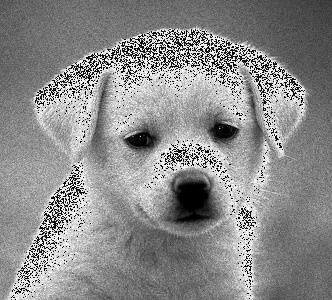
#> input picture images/speckle_noise.jpg, 332 x 300 px
$ python denoise_images.py
#> lines starting #> are read from the running program, lines starting #| are printed output that depends on the picture
import numpy as np
import pywt
import cv2

def madev(d, axis=None):
    """ Mean absolute deviation of a signal """
    return np.mean(np.absolute(d - np.mean(d, axis)), axis)

def wavelet_denoising(image, wavelet='db4', level=5):
    coeffs = pywt.wavedec2(image, wavelet, mode='per', level=level)
    sigma = (1/0.6745) * madev(coeffs[-1][0])
    uthresh = sigma * np.sqrt(2 * np.log(image.size))

    # sigma = (1/0.6745) * madev(coeffs[-1][-1])  # Use the detail coefficients for estimation
    # uthresh = sigma * np.sqrt(2 * np.log(np.product(image.shape)))

    new_coeffs = [coeffs[0]] + [tuple(pywt.threshold(detail, value=uthresh, mode='hard') for detail in level) for level in coeffs[1:]]
    denoised_image = pywt.waverec2(new_coeffs, wavelet, mode='per')
    return denoised_image #np.clip(denoised_image, 0, 255).astype('uint8')

def gaussian_denoise(image, kernel_size=5, sigma=1.5):
    # Apply Gaussian blur to the image
    denoised_image = cv2.GaussianBlur(image, (kernel_size, kernel_size), sigma)
    return denoised_image

noisy_image = cv2.imread('images/speckle_noise.jpg', cv2.IMREAD_GRAYSCALE)
#> noisy_image is the input picture: shape (300, 332); min 0, max 255, mean 139
denoised_image_wavelet = wavelet_denoising(noisy_image)
#> in wavelet_denoising, `coeffs = pywt.wavedec2(image, wavelet, mode='per', level=level)`: coeffs = 6 items
#> in wavelet_denoising, `sigma = (1/0.6745) * madev(coeffs[-1][0])`: sigma = 38.08
#> in wavelet_denoising, `uthresh = sigma * np.sqrt(2 * np.log(image.size))`: uthresh = 182.7
#> in wavelet_denoising, `new_coeffs = [coeffs[0]] + [tuple(pywt.threshold(detail, value=uthresh..`: new_coeffs = 6 items
#> in wavelet_denoising, `denoised_image = pywt.waverec2(new_coeffs, wavelet, mode='per')`:
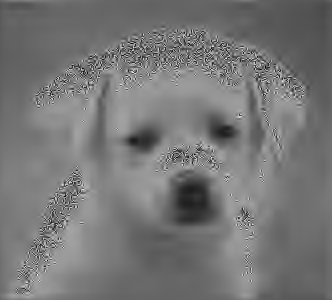
#> denoised_image: shape (300, 332) float64; min -74.36, max 384, mean 139.1; drawn with min black and max white
cv2.imwrite('denoised_images/speckle_noise_wavelet_denoise.jpg', denoised_image_wavelet)
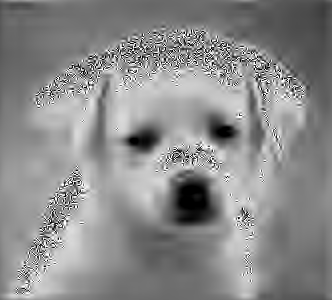
#> saved as speckle_noise_wavelet_denoise.jpg: shape (300, 332); min 0, max 255, mean 139
denoised_image_gaussian = gaussian_denoise(noisy_image)
#> in gaussian_denoise, `denoised_image = cv2.GaussianBlur(image, (kernel_size, kernel_size), s..`:
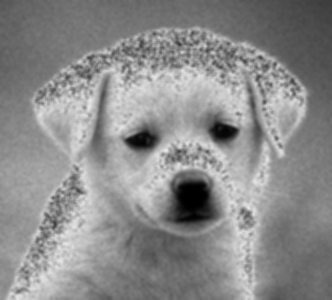
#> denoised_image: shape (300, 332); min 0, max 233, mean 139
cv2.imwrite('denoised_images/speckle_noise_gaussian_denoise.jpg', denoised_image_gaussian)

noisy_image = cv2.imread('images/gaussian_noise.jpg', cv2.IMREAD_GRAYSCALE)
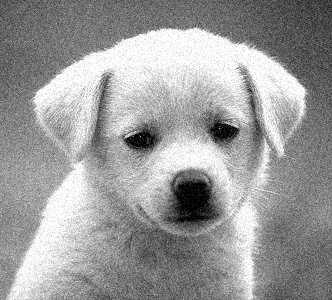
#> input picture images/gaussian_noise.jpg, 332 x 300 px
#> noisy_image is the input picture: shape (300, 332); min 0, max 255, mean 154.7
denoised_image_wavelet = wavelet_denoising(noisy_image)
#> call 2 of wavelet_denoising, with wavelet = 'db4', level = 5
#> in wavelet_denoising (call 2), `sigma = (1/0.6745) * madev(coeffs[-1][0])`: sigma = 19.84
#> in wavelet_denoising (call 2), `uthresh = sigma * np.sqrt(2 * np.log(image.size))`: uthresh = 95.21
#> in wavelet_denoising (call 2), `denoised_image = pywt.waverec2(new_coeffs, wavelet, mode='per')`:
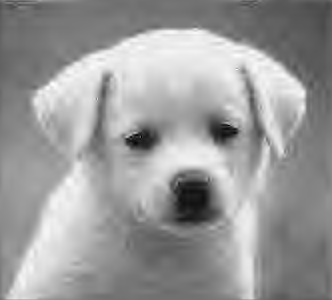
#> denoised_image: shape (300, 332) float64; min -23.84, max 270.5, mean 154.7; drawn with min black and max white
cv2.imwrite('denoised_images/gaussian_noise_wavelet_denoise.jpg', denoised_image_wavelet)
denoised_image_gaussian = gaussian_denoise(noisy_image)
#> call 2 of gaussian_denoise, with kernel_size = 5, sigma = 1.5
#> in gaussian_denoise (call 2), `denoised_image = cv2.GaussianBlur(image, (kernel_size, kernel_size), s..`:
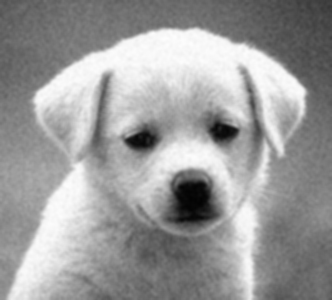
#> denoised_image: shape (300, 332); min 3, max 253, mean 154.7
cv2.imwrite('denoised_images/gaussian_noise_gaussian_denoise.jpg', denoised_image_gaussian)
